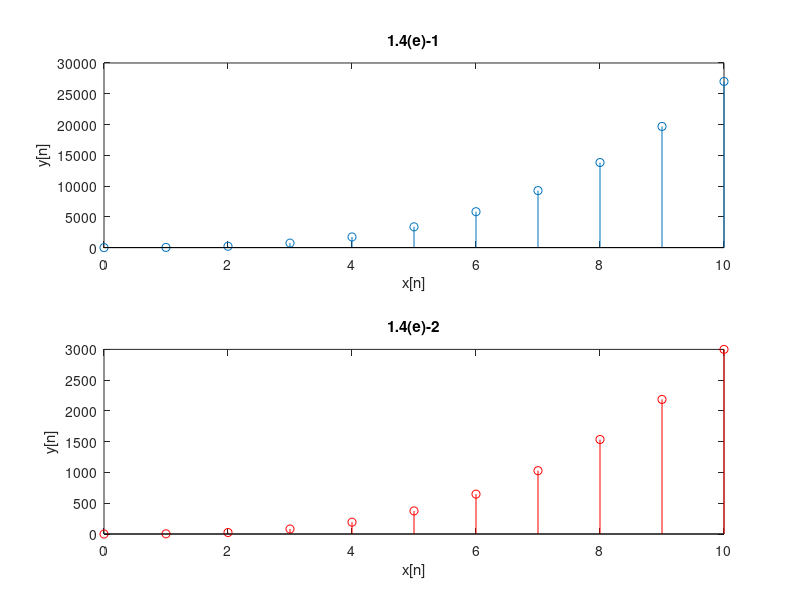

MATLAB code for this plot:
%只不满足线性性质
n=0:1:10;
x1=n;
x2=3*n;
y1=x2.^3;
y2=3*x1.^3;
subplot(2,1,1);
stem(n,y1);
title('1.4(e)-1');
xlabel('x[n]');
ylabel('y[n]');
subplot(2,1,2);
stem(n,y2,'r');
title('1.4(e)-2');
xlabel('x[n]');
ylabel('y[n]');
